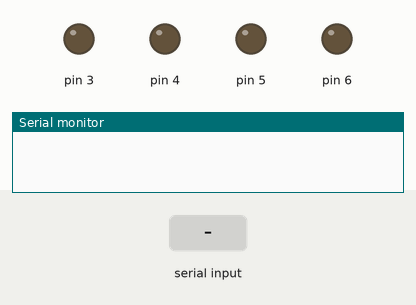
Bench run of a sketch on a simulated Arduino Uno, built with avr-gcc and run on an emulated ATmega328P. Parts: output pins drawn as LEDs (lit = HIGH), the last lines printed to the serial monitor. The test bench sets the inputs (shaded band).

Above: at 1.2 s.
1.3 s: "turn on kitchen fan" received over Serial
At 2.5 s:
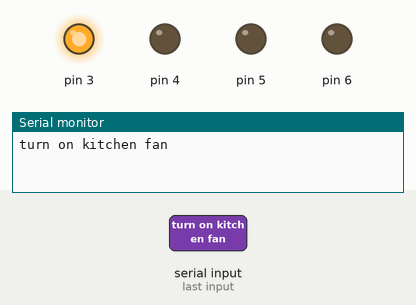
2.8 s: "turn on room light" received over Serial
At 3.7 s:
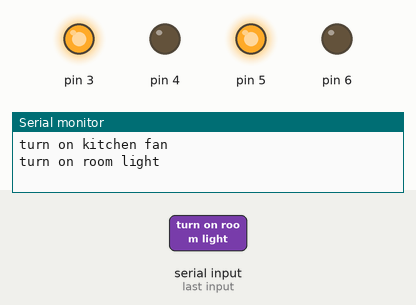
4.3 s: "turn off kitchen fan" received over Serial
At 5.1 s:
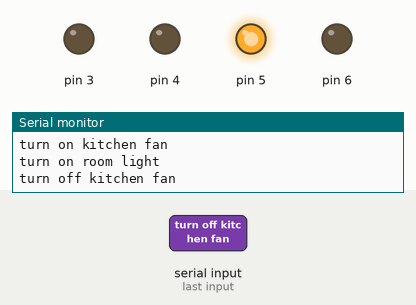
5.8 s: "turn on room fan" received over Serial
At 6.9 s:
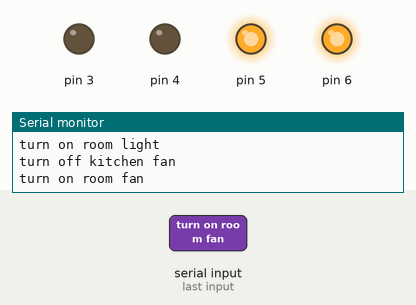
7.3 s: "turn off room light" received over Serial
At 8.4 s:
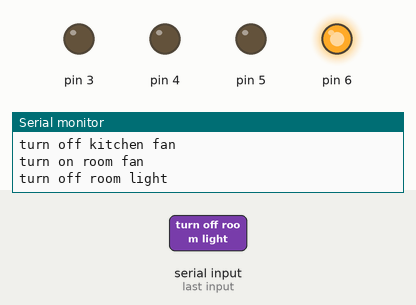
8.8 s: "turn on everything" received over Serial
At 9.4 s:
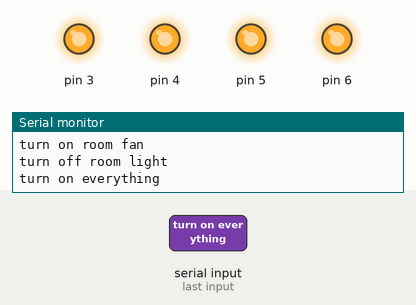
Timing chart, 0 to 11.3 s (numbered marks = the images above; inputs shaded):
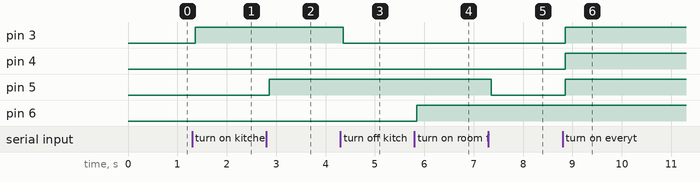

Measured:
- after the input at 1.3 s, pin 3: LOW → HIGH after 0.06 s
- after the input at 2.8 s, pin 5: LOW → HIGH after 0.06 s
- after the input at 4.3 s, pin 3: HIGH → LOW after 0.06 s
- after the input at 5.8 s, pin 6: LOW → HIGH after 0.05 s
- after the input at 7.3 s, pin 5: HIGH → LOW after 0.06 s
- after the input at 8.8 s, pin 3–5: LOW → HIGH after 0.06 s

The sketch:

code.ino
```cpp
String voice;
void setup() {
  // put your setup code here, to run once:
  Serial.begin(9600);
  pinMode(6,OUTPUT);
  pinMode(5,OUTPUT);
  pinMode(4,OUTPUT);
  pinMode(3,OUTPUT);
}

void loop() {
  // put your main code here, to run repeatedly:
  while(Serial.available()){
    delay(3);
    char c = Serial.read();
    voice+=c;
  }
  if(voice.length()>0){
    Serial.println(voice);
    if(voice == "turn on kitchen fan")
    {digitalWrite(3,HIGH);}
    else if(voice == "turn off kitchen fan")
    {digitalWrite(3,LOW);}
    if(voice == "turn on balcony light")
    {digitalWrite(4,HIGH);}
    else if(voice == "turn off balcony light")
    {digitalWrite(4,LOW);}
    if(voice == "turn on room light")
    {digitalWrite(5,HIGH);}
    else if(voice == "turn off room light")
    {digitalWrite(5,LOW);}
    if(voice == "turn on room fan")
    {digitalWrite(6,HIGH);}
    if(voice == "turn off room fan")
    {digitalWrite(6,LOW);}
    if(voice == "turn on everything")
    {digitalWrite(3,HIGH);
    digitalWrite(4,HIGH);
      digitalWrite(5,HIGH);
     digitalWrite(6,HIGH);}
    if(voice == "turn off everything")
    {digitalWrite(3,LOW);
    digitalWrite(4,LOW);
    digitalWrite(5,LOW);
     digitalWrite(6,LOW);}
    voice = "";
   }
}
```
